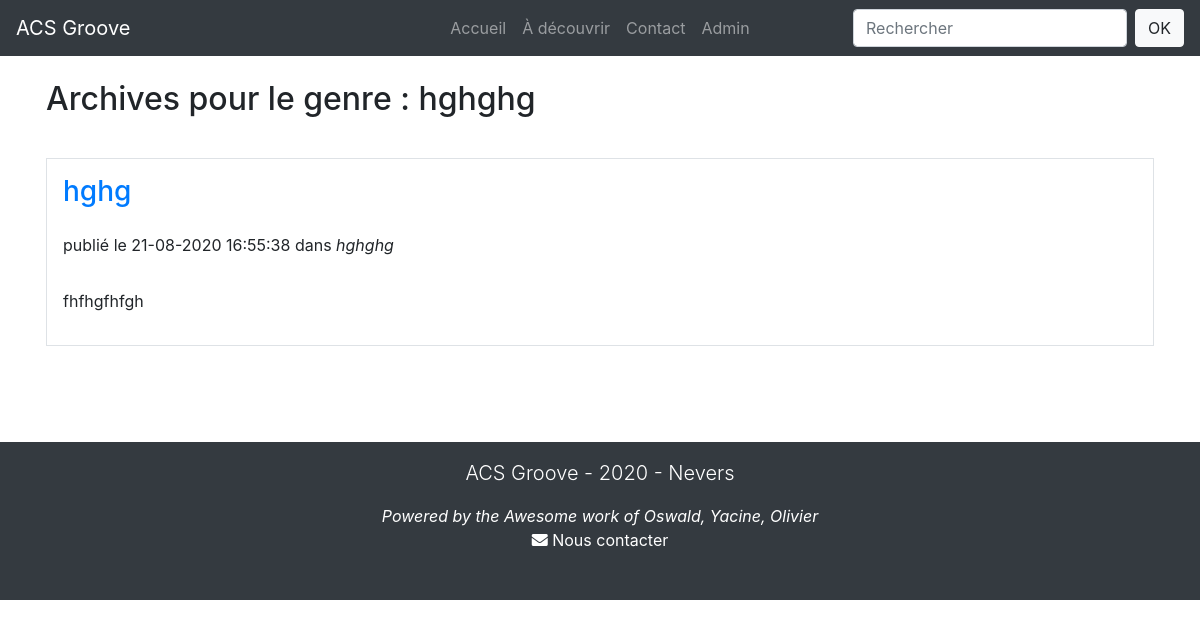
The app's page /archives2.php?genre=hghghg with its own data.
### tables this page shows
CREATE TABLE IF NOT EXISTS `artiste` (
  `id` int(11) NOT NULL AUTO_INCREMENT,
  `nom` varchar(255) NOT NULL,
  `genre` varchar(255) NOT NULL,
  `pays_origine` varchar(255) DEFAULT NULL,
  `presentation` longtext NOT NULL,
  `biographie` longtext NOT NULL,
  `discographie` text NOT NULL,
  `active` varchar(255) NOT NULL,
  `label` varchar(255) NOT NULL,
  `site_web` varchar(255) DEFAULT NULL,
  `date` datetime NOT NULL DEFAULT current_timestamp(),
  `image` varchar(255) DEFAULT NULL,
  `youtube` varchar(255) DEFAULT NULL,
  PRIMARY KEY (`id`)
);

### includes/functions.php (called while the page is built, shortened)
<?php
function html($string) {
    return htmlspecialchars($string, ENT_COMPAT, 'UTF-8', true);
}
function date_fr($format, $timestamp=false) {
	if (!$timestamp) $date_en = date($format);
	else $date_en = date($format,$timestamp);
	$texte_en = array(
		"Monday", "Tuesday", "Wednesday", "Thursday",
		"Friday", "Saturday", "Sunday", "January",
		"February", "March", "April", "May",
		"June", "July", "August", "September",
		"October", "November", "December"
	);
	$texte_fr = array(
		"lundi", "mardi", "mercredi", "jeudi",
		"vendredi", "samedi", "dimanche", "janvier",
		"f&eacute;vrier", "mars", "avril", "mai",
		"juin", "juillet", "ao&ucirc;t", "septembre",
		"octobre", "novembre", "d&eacute;cembre"
	);
	$date_fr = str_replace($texte_en, $texte_fr, $date_en);
	$texte_en = array(
		"Mon", "Tue", "Wed", "Thu", "Fri", "Sat", "Sun",
		"Jan", "Feb", "Mar", "Apr", "May", "Jun", "Jul",
		"Aug", "Sep", "Oct", "Nov", "Dec"
	);
	$texte_fr = array(
		"Lun", "Mar", "Mer", "Jeu", "Ven", "Sam", "Dim",
		"Jan", "F&eacute;v", "Mar", "Avr", "Mai", "Jui",
		"Jui", "Ao&ucirc;", "Sep", "Oct", "Nov", "D&eacute;c"
	);
	$date_fr = str_replace($texte_en, $texte_fr, $date_fr);
	return $date_fr;
}

### includes/config.php (called while the page is built, shortened)
<?php
function my_autoloader($class) {
   $class = strtolower($class);
   $classpath = 'classes/class.'.$class . '.php';
   $classpath = '../classes/class.'.$class . '.php';
   $classpath = '../../classes/class.'.$class . '.php';
}
require_once 'functions.php';
?>

### classes/class.paginator.php (called while the page is built, shortened)
<?php
class Paginator{
	private $_perPage;
	private $_instance;
	private $_page;
	public function __construct($perPage,$instance){
		$this->_instance = $instance;
		$this->_perPage = $perPage;
	}
	private function get_start(){
		return ($this->_page * $this->_perPage) - $this->_perPage;
	}
	private function set_instance(){
		$this->_page = (int) (!isset($_GET[$this->_instance]) ? 1 : $_GET[$this->_instance]);
		$this->_page = ($this->_page == 0 ? 1 : $this->_page);
	}
	public function get_limit(){
        	return "LIMIT ".$this->get_start().",$this->_perPage";
        }
}

### archives2.php (the view, shortened to what this page needs)
<?php
include_once './includes/config.php';
include_once 'header.php';
?>
<?php
try {
$genre = $_GET['genre'];
$pages = new Paginator('3','p');
$stmt = $db->prepare('SELECT * FROM artiste WHERE genre = :genre');
$stmt->execute(array(
		':genre' => $genre
));
$pages->set_total($stmt->rowCount());
$stmt = $db->prepare('SELECT * FROM artiste WHERE genre = :genre ORDER BY id DESC ' .$pages->get_limit());
$stmt->execute(array(
    ':genre' => $genre
));
?>
<div class="container pt-3 pb-5">
  <div class="row">
    <div class="col-sm-12 px-3 py-3">
          <h2 class="pt-5 pb-4">Archives pour le genre : <?php echo html($genre); ?></h2>
		<?php
		while($row = $stmt->fetch()){
			echo '<div class="border my-3">';
			   echo '<h3 class="px-3 py-3"><a href="artiste.php?id='.html($row['id']).'">'.html($row['nom']).'</a></h3>';
			   echo '<p class="muted smalltext px-3">publié le '.date_fr('d-m-Y H:i:s', strtotime(html($row['date']))).' dans <em>' . html($row['genre']) . '</em></p>';
         $chaine = $row['presentation'];
         echo '<div class="px-3 py-3 text-justify">' . nl2br($chaine) . '</div>';
			echo '</div>';
		}
		?>
		<?php
}
catch(PDOException $e) {
	echo $e->getMessage();
}
?>
</div>
</div>
</div>
<?php include_once 'footer.php'; ?>

### records on screen
artiste: nom "hghg", date "21-08-2020 16:55:38", genre "hghghg", presentation "fhfhgfhfgh"

### other values on screen
html($genre) "hghghg"
